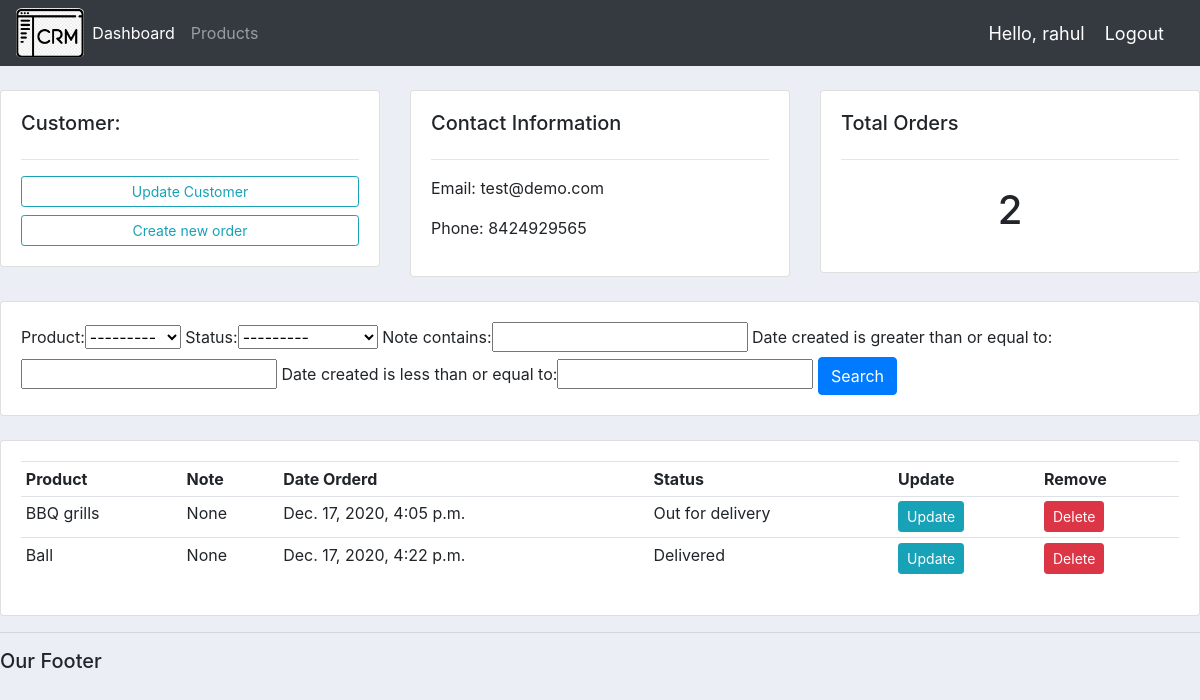
The app's page /customers/1 (signed in) with its own data.
### account/models.py (models this page shows, shortened)
class Customer(models.Model):
    user = models.OneToOneField(User, null=True, on_delete=models.CASCADE)
    name = models.CharField(max_length=200, null=True)
    phone = models.CharField(max_length=200, null=True)
    email = models.CharField(max_length=200, null=True)
    profile_pic = models.ImageField(null=True, blank=True)
    date_created = models.DateTimeField(auto_now_add=True, null=True)

class Order(models.Model):
    STATUS = (
        ('Pending', 'Pending'),
        ('Out for delivery', 'Out for delivery'),
        ('Delivered', 'Delivered'),
    )
    customer = models.ForeignKey(Customer, null=True, on_delete=models.SET_NULL)
    product = models.ForeignKey(Product, null=True, on_delete=models.SET_NULL)
    date_created = models.DateTimeField(auto_now_add=True, null=True)
    status = models.CharField(max_length=200, null=True, choices=STATUS)
    note = models.CharField(max_length=1000, null=True)

class Product(models.Model):
    CATEGORY = (
        ('Indoor','Indoor'),
        ('Out Door','Out Door'),
    )
    name = models.CharField(max_length=200, null=True)
    price = models.FloatField(null=True)
    category = models.CharField(max_length=200, null=True, choices=CATEGORY)
    description = models.CharField(max_length=200, null=True, blank=True)
    date_created = models.DateTimeField(auto_now_add=True, null=True)
    tag = models.ManyToManyField(Tag)
    def __str__(self):
        return self.name

### account/decorators.py (the view)
        def wrapper_func(request, *args, **kwargs):
            group = None
            if request.user.groups.exists():
                group = request.user.groups.all()[0].name
            if group in allowed_roles:
                return view_func(request, *args, **kwargs)
            else:
                return HttpResponse('You are not authorized to view this page')

### account/views.py (called while the page is built)
@login_required(login_url='login')
@allowed_users(allowed_roles=['admin'])
def customers(request, id):
    customer = Customer.objects.get(id=id)
    orders = customer.order_set.all()
    order_count = orders.count()
    myFilter = OrderFilter(request.GET, queryset=orders)
    orders = myFilter.qs
    context = {'customer': customer, 'orders': orders,
               'order_count': order_count, 'myFilter': myFilter}
    return render(request, 'account/customers.html', context)

### account/templates/account/customers.html
{% extends 'account/main.html' %}
{% block content %}
	<br>
<div class="row">
	<div class="col-md">
		<div class="card card-body">
			<h5>Customer:</h5>
			<hr>
			<a class="btn btn-outline-info  btn-sm btn-block" href="">Update Customer</a>
			<a class="btn btn-outline-info  btn-sm btn-block" href="{% url 'create_order' customer.id %}">Create new order</a>
		</div>
	</div>
	<div class="col-md">
		<div class="card card-body">
			<h5>Contact Information</h5>
			<hr>
			<p>Email: {{customer.email}}</p>
			<p>Phone: {{customer.phone}}</p>
		</div>
	</div>
	<div class="col-md">
		<div class="card card-body">
			<h5>Total Orders</h5>
			<hr>
			<h1 style="text-align: center;padding: 10px">{{ order_count }}</h1>
		</div>
	</div>
</div>
<br>
<div class="row">
	<div class="col">
		<div class="card card-body">
			<form method="get">
				{{ myFilter.form }}
		    <button class="btn btn-primary" type="submit">Search</button>
		  </form>
		</div>
	</div>
</div>
<br>
<div class="row">
	<div class="col-md">
		<div class="card card-body">
			<table class="table table-sm">
				<tr>
					<th>Product</th>
					<th>Note</th>
					<th>Date Orderd</th>
					<th>Status</th>
					<th>Update</th>
					<th>Remove</th>
				</tr>
				{% for order in orders %}
					<tr>
						<td>{{ order.product }}</td>
						<td>{{ order.note }}</td>
						<td>{{ order.date_created }}</td>
						<td>{{ order.status }}</td>
						<td><a class="btn btn-sm btn-info" href="{% url 'update_order' order.id %}">Update</a></td>
						<td><a class="btn btn-sm btn-danger" href="{% url 'delete_order' order.id %}">Delete</a></td>
					</tr>
				{% endfor %}
			</table>
		</div>
	</div>
</div>
{% endblock %}

### account/templates/account/navbar.html (shortened to what this page needs)
{% load static %}
<nav class="navbar navbar-expand-lg navbar-dark bg-dark">
  <img id="logo" src="{% static '/images/logo.png' %}" alt="">
  <div class="collapse navbar-collapse" id="navbarNav">
    <ul class="navbar-nav">
        {% if request.user.is_staff%}
      <li class="nav-item active">
        <a class="nav-link" href="{% url 'home' %}">Dashboard</a>
      </li>
      <li class="nav-item">
        <a class="nav-link" href="{% url 'products' %}">Products</a>
      </li>
      {% endif %}
    </ul>
  </div>
  <span class="hello-msg">Hello, {{request.user}}</span>
  <span><a class="hello-msg" href="{% url 'logout' %}">Logout</a></span>
</nav>

### static/css/main.css (style rules this page uses)
#logo { height: 50px; width: auto; border-radius: 10%; }
body { background-color: #ebeff5; }

### account/templates/account/navbar.html (style rules this page uses)
.hello-msg { font-size: 18px; color: #fff; margin-right: 20px; }

### records on screen
Customer: email "test@demo.com", phone "8424929565"
Order: product "BBQ grills", note "None", date_created "Dec. 17, 2020, 4:05 p.m.", status "Out for delivery"
Order: product "Ball", note "None", date_created "Dec. 17, 2020, 4:22 p.m.", status "Delivered"

### other values on screen
{{ request.user }} "rahul"
{{ order_count }} "2"
